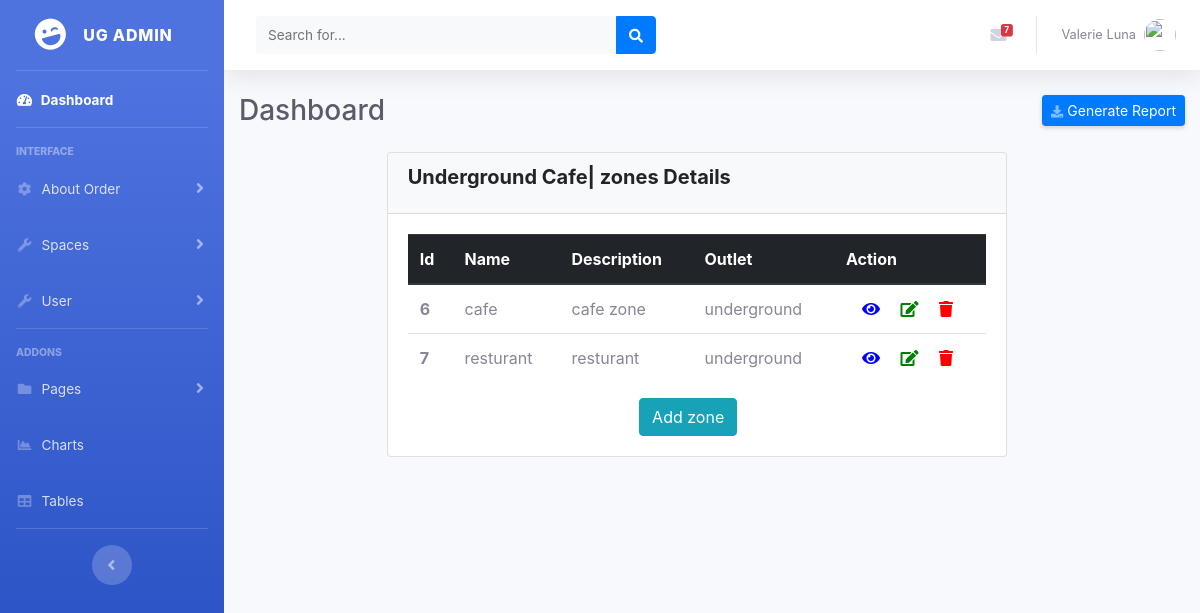
Page /spaces/zones on the committed database.
### spaces/models.py (models this page shows, shortened)
class Zone(models.Model):
    name=models.CharField(max_length=255)
    outlet=models.ForeignKey(Outlet,on_delete=models.CASCADE)
    description=models.TextField()
    class Meta:
        unique_together=('name','outlet')

class Outlet(models.Model):
    name=models.CharField(max_length=255,unique=True)
    full_address=models.CharField(max_length=255)
    phone_no=models.CharField(max_length=10)

### spaces/views.py (the view)
# urls.py: path('zones',views.get_zone,name='list_zones'),
def get_zone(request):
    zones= Zone.objects.all()
    return render(request, 'listzone.html', {'zones': zones})

### templates/listzone.html (shortened to what this page needs)
{% extends 'base.html' %}
{% load static %}
{% load crispy_forms_tags %}
{% block content %}
        <div class="row">
            <div class="col-md-2"></div>
            <div class="col-md-8">
                <div class="card">
                    <div class="card-header bg-light">
                        <h5 class="card-title" style="font-weight: bold">Underground Cafe| zones Details</h5>
                        </div>
                            <div class="card-body table-full-width">
                                <table class="table">
                                    <thead class="thead-dark">
                                        <tr>
                                            <th scope="col">Id</th>
                                            <th scope="col">Name</th>
                                            <th scope="col">Description</th>
                                            <th scope="col">Outlet</th>
                                            <th scope="col">Action</th>
                                        </tr>
                                    </thead>
                                    <tbody>
                                       {% for zone in zones %}
                                        <tr>
                                            <th scope="row">{{zone.id}}</th>
                                            <td>{{zone.name}}</td>
                                            <td>{{zone.description}}</td>
                                            <td>{{zone.outlet.name}}</td>
                                            <td>
                                                <a href="#" data-toggle="modal" data-target="#{{zone.id}}" class="delete" title="Delete" data-toggle="tooltip"><i class="fas fa-eye ml-3" style="color:blue"></i></a>
                                                <a href="{% url 'update_zone' zone.id %}" class="edit" title="Edit" data-toggle="tooltip"><i class="fas fa-edit ml-3" style="color:Green"></i></a>
                                                <a href="{% url 'delete_zone' zone.id %}" class="delete" title="Delete" data-toggle="tooltip"><i class="fas fa-trash ml-3" style="color:red"></i></a>
                                            </td>
                                        </tr>
                                        {% endfor %}
                                    </tbody>
                                </table>
                                <a class="btn btn-info btn-fill" style="margin-left: 40%" href="{% url 'add_zone' %}">
                                    Add zone</a>
                            </div>
                        </div>
                    </div>
                <div class="col-md-2"></div>
            </div>
{% endblock %}

### rows in the picture
Zone: id "6", name "cafe", description "cafe zone", outlet.name "underground"
Zone: id "7", name "resturant", description "resturant", outlet.name "underground"
